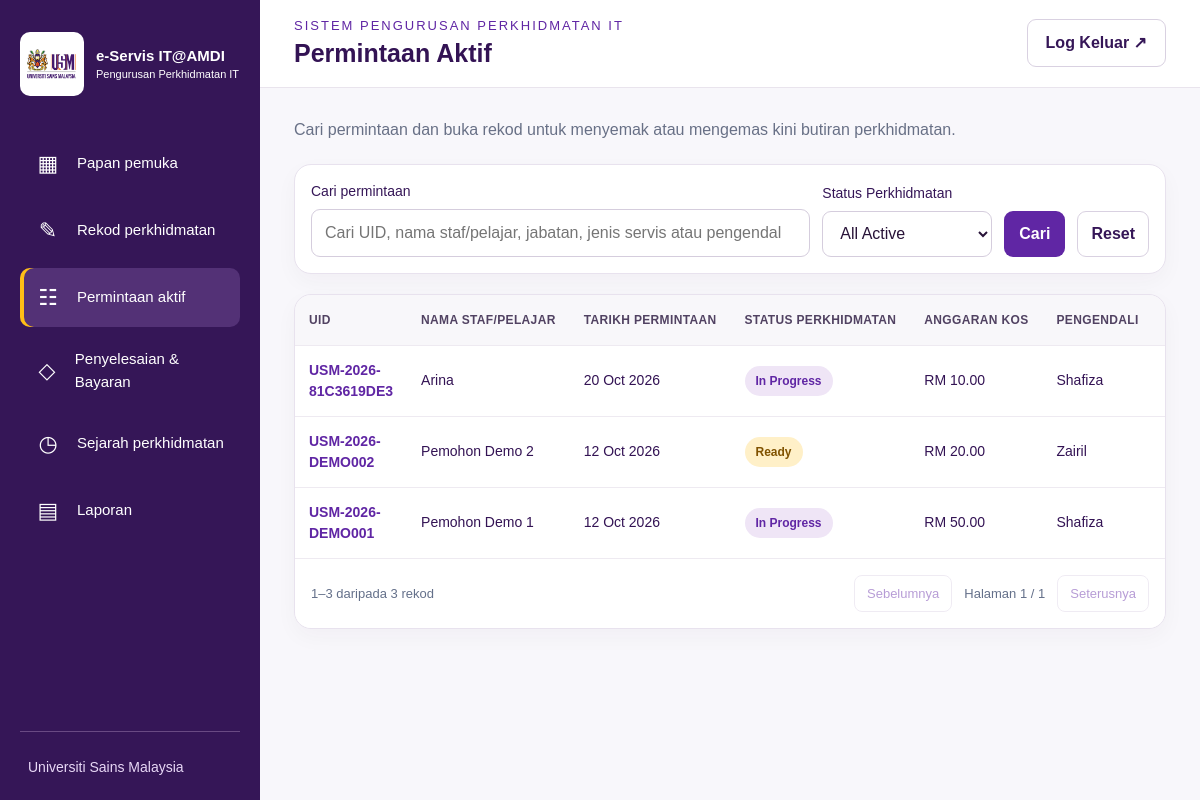
/services/index.php (signed in), run on an earlier commit of the app's database.
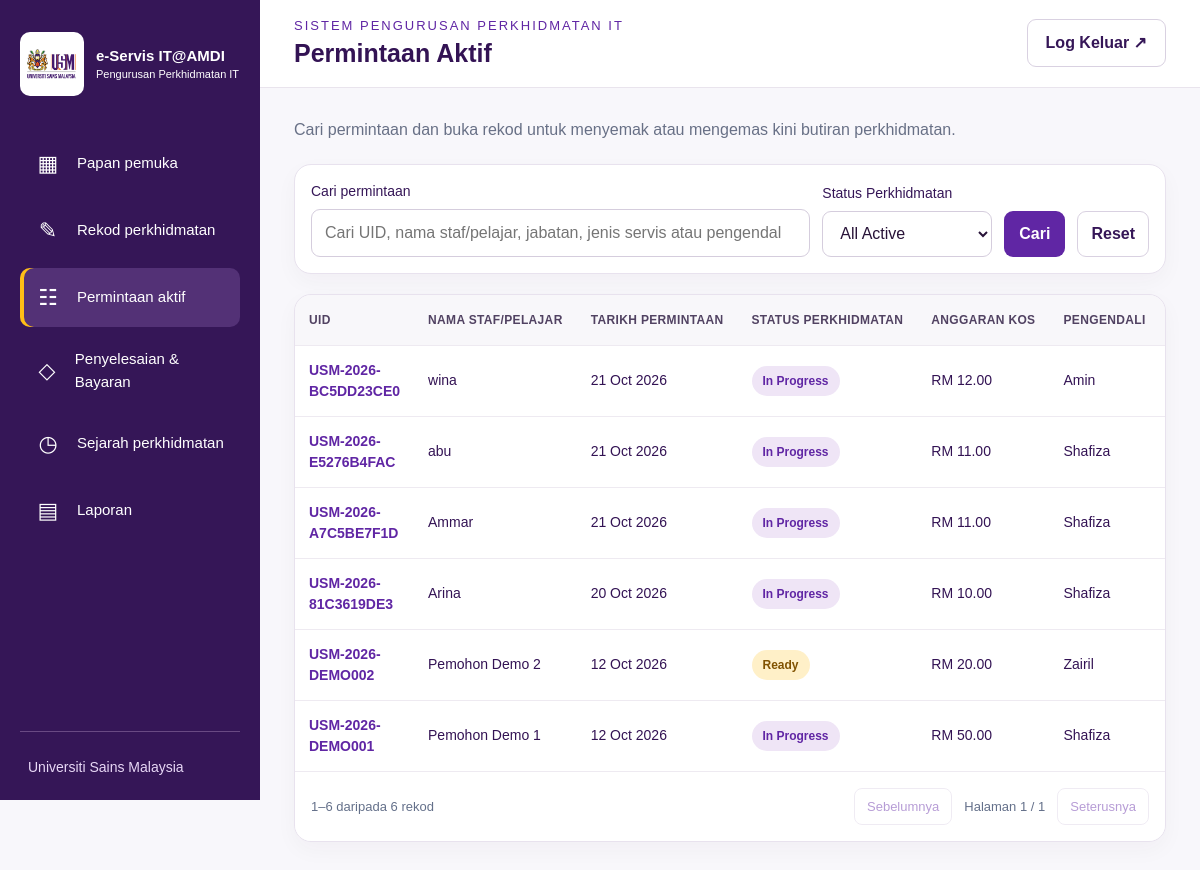
And on a later commit of the database.
### tables this page shows
CREATE TABLE `service_requests` (
  `id` int(10) UNSIGNED NOT NULL,
  `uid` varchar(40) NOT NULL,
  `requester_name` varchar(150) NOT NULL,
  `department_id` int(10) UNSIGNED NOT NULL,
  `service_type_id` int(10) UNSIGNED NOT NULL,
  `service_details` text NOT NULL,
  `estimated_cost` decimal(10,2) NOT NULL,
  `requested_at` datetime NOT NULL,
  `handler_id` int(10) UNSIGNED NOT NULL,
  `status` enum('in_progress','ready','completed') NOT NULL DEFAULT 'in_progress',
  `ready_at` datetime DEFAULT NULL,
  `picked_up_at` datetime DEFAULT NULL,
  `payment_date` date DEFAULT NULL,
  `reference_no` varchar(100) DEFAULT NULL,
  `completed_at` datetime DEFAULT NULL,
  `created_by` int(10) UNSIGNED NOT NULL,
  `completed_by` int(10) UNSIGNED DEFAULT NULL,
  `created_at` datetime NOT NULL DEFAULT current_timestamp(),
  `updated_at` datetime NOT NULL DEFAULT current_timestamp() ON UPDATE current_timestamp(),
  `requester_phone` varchar(30) DEFAULT NULL,
  `requester_email` varchar(190) DEFAULT NULL,
  `device_ownership` enum('usm','personal') DEFAULT NULL,
  `device_type` varchar(30) DEFAULT NULL,
  `device_type_other` varchar(100) DEFAULT NULL,
  `device_brand` varchar(120) DEFAULT NULL,
  `device_model` varchar(150) DEFAULT NULL,
  `device_serial` varchar(150) DEFAULT NULL,
  `asset_number` varchar(150) DEFAULT NULL,
  `device_condition` enum('unchecked','good','damaged','off') DEFAULT NULL,
  `condition_notes` varchar(1000) DEFAULT NULL
);

CREATE TABLE `handlers` (
  `id` int(10) UNSIGNED NOT NULL,
  `name` varchar(150) NOT NULL,
  `is_active` tinyint(1) NOT NULL DEFAULT 1
);

### includes/auth.php (called while the page is built, shortened)
<?php
function e(string $value): string {
    return htmlspecialchars($value, ENT_QUOTES, 'UTF-8');
}

### services/service_multi.php (called while the page is built, shortened)
<?php
function fetch_multi(PDO $pdo, array $rows): array
{
    $ids = array_map(static fn($r) => (int)$r['id'], $rows);
    $placeholders = implode(',', array_fill(0, count($ids), '?'));
    $stmt = $pdo->prepare("SELECT request_id,service_type_id FROM service_request_types WHERE request_id IN ($placeholders) ORDER BY service_type_id");
    $stmt->execute($ids);
    $types = [];
    foreach ($stmt as $r) $types[(int)$r['request_id']][] = (int)$r['service_type_id'];
    $stmt = $pdo->prepare("SELECT * FROM service_request_hardware WHERE request_id IN ($placeholders) ORDER BY id");
    $stmt->execute($ids);
    $hardware = [];
    foreach ($stmt as $r) $hardware[(int)$r['request_id']][] = $r;
    foreach ($rows as &$r) {
        $id = (int)$r['id'];
    }
    return $rows;
}
function fetch_device(PDO $pdo, array $rows): array
{
    $ids = array_column($rows, 'id');
    $qs = implode(',', array_fill(0, count($ids), '?'));
    $stmt = $pdo->prepare("SELECT request_id,accessory_name FROM service_request_accessories WHERE request_id IN ($qs)");
    $stmt->execute($ids);
    $access = [];
    return $rows;
}

### services/index.php (the view, shortened to what this page needs)
<?php
require __DIR__ . '/../includes/auth.php';
require __DIR__ . '/../config/database.php';
require __DIR__ . '/service_multi.php';
function display_date(?string $date, bool $time = false): string
{
  if (!$date) return '—';
  try {
    return (new DateTimeImmutable($date))->format($time ? 'd M Y, h:i A' : 'd M Y');
  } catch (Throwable) {
    return '—';
  }
}
$search = mb_substr(trim(is_string($_GET['q'] ?? null) ? $_GET['q'] : ''), 0, 120);
$status = (string)($_GET['status'] ?? 'all');
$page = filter_var($_GET['page'] ?? 1, FILTER_VALIDATE_INT, ['options' => ['min_range' => 1]]) ?: 1;
$conditions = ["r.status IN ('in_progress','ready')"];
$params = [];
$from = ' FROM service_requests r JOIN departments d ON d.id=r.department_id JOIN service_types t ON t.id=r.service_type_id JOIN handlers h ON h.id=r.handler_id ';
try {
  $count = $pdo->prepare('SELECT COUNT(*)' . $from . ' WHERE ' . implode(' AND ', $conditions));
  $count->execute($params);
  $total = (int)$count->fetchColumn();
  $pages = max(1, (int)ceil($total / 10));
  $page = min($page, $pages);
  $offset = ($page - 1) * 10;
  $stmt = $pdo->prepare('SELECT r.*,d.name AS department_name,t.name AS service_type_name,h.name AS handler_name' . $from . ' WHERE ' . implode(' AND ', $conditions) . ' ORDER BY r.requested_at DESC,r.id DESC LIMIT 10 OFFSET ' . $offset);
  $stmt->execute($params);
  $rows = fetch_device($pdo, fetch_multi($pdo, $stmt->fetchAll()));
} catch (PDOException $e) {
  error_log($e->getMessage());
  http_response_code(503);
  exit('Senarai permintaan tidak dapat dimuatkan. Jalankan migration SQL dahulu.');
}
?>
<!doctype html>
<html lang="ms">
<head>
  <link rel="stylesheet" href="<?= APP_BASE ?>/assets/css/style.css">
  <link rel="stylesheet" href="<?= APP_BASE ?>/assets/css/sidebar.css">
  <link rel="stylesheet" href="<?= APP_BASE ?>/assets/css/active-requests.css">
</head>
<body class="workspace active-page"><?php $activePage = 'active';
                                    require __DIR__ . '/../includes/sidebar.php'; ?>
  <div class="active-area">
    <header class="active-header">
      <div>
        <p class="eyebrow">SISTEM PENGURUSAN PERKHIDMATAN IT</p>
        <h1>Permintaan Aktif</h1>
      </div>
      <form action="<?= APP_BASE ?>/logout.php" method="post"><input type="hidden" name="csrf_token" value="<?= e(csrf_token()) ?>"><button class="active-logout" type="submit">Log Keluar ↗</button></form>
    </header>
    <main id="main-content" class="active-main" tabindex="-1">
      <p class="active-intro">Cari permintaan dan buka rekod untuk menyemak atau mengemas kini butiran perkhidmatan.</p>
      <form method="get" class="active-filter" action="<?= APP_BASE ?>/services/index.php">
        <div class="active-search"><label for="q">Cari permintaan</label><input id="q" type="search" name="q" value="<?= e($search) ?>" placeholder="Cari UID, nama staf/pelajar, jabatan, jenis servis atau pengendali"></div>
        <div><label for="status">Status Perkhidmatan</label><select id="status" name="status">
            <option value="all">All Active</option>
          </select></div><button class="active-search-btn" type="submit">Cari</button><a class="active-clear" href="<?= APP_BASE ?>/services/index.php">Reset</a>
      </form>
      <div class="active-table-wrap">
        <table class="active-table">
          <thead>
            <tr>
              <th>UID</th>
              <th>NAMA STAF/PELAJAR</th>
              <th>TARIKH PERMINTAAN</th>
              <th>STATUS PERKHIDMATAN</th>
              <th>ANGGARAN KOS</th>
              <th>PENGENDALI</th>
              <th>TINDAKAN</th>
            </tr>
          </thead>
          <tbody>
            <?php foreach ($rows as $r): ?><tr>
                <td class="active-uid"><?= e($r['uid']) ?></td>
                <td><?= e($r['requester_name']) ?></td>
                <td><?= e(display_date($r['requested_at'])) ?></td>
                <td><span class="active-badge <?= $r['status'] === 'ready' ? 'ready' : 'progress' ?>"><?= $r['status'] === 'ready' ? 'Ready' : 'In Progress' ?></span></td>
                <td>RM <?= number_format((float)$r['estimated_cost'], 2) ?></td>
                <td><?= e($r['handler_name']) ?></td>
                <td>
                </td>
              </tr><?php endforeach; ?>
            <?php if (!$rows): ?><tr>
                <td colspan="7" class="active-empty">Tiada permintaan aktif dijumpai.</td>
              </tr><?php endif; ?></tbody>
        </table>
        <div class="active-pagination"><span><?= $total ? ($offset + 1) . '–' . ($offset + count($rows)) : '0' ?> daripada <?= $total ?> rekod</span>
          <div><a class="<?= $page === 1 ? 'disabled' : '' ?>" <?= $page > 1 ? 'href="' . e(page_url($page - 1, $search, $status)) . '"' : 'aria-disabled="true"' ?>>Sebelumnya</a><span>Halaman <?= $page ?> / <?= $pages ?></span><a class="<?= $page === $pages ? 'disabled' : '' ?>" <?= $page < $pages ? 'href="' . e(page_url($page + 1, $search, $status)) . '"' : 'aria-disabled="true"' ?>>Seterusnya</a></div>
        </div>
      </div>
    </main>
  </div>
</body>
</html>

### includes/sidebar.php (shortened to what this page needs)
<?php
$navigation = [
'home'=>['Papan pemuka','/home.php','▦'],
'create'=>['Rekod perkhidmatan','/services/create.php','✎'],
'active'=>['Permintaan aktif','/services/index.php','☷'],
'payment'=>['Penyelesaian & Bayaran','/payments/index.php','◇'],
'history'=>['Sejarah perkhidmatan','/history.php','◷'],
'reports'=>['Laporan','/reports.php','▤'],
];
?>
<aside class="sidebar"><a class="brand sidebar-brand" href="<?= APP_BASE ?>/home.php"><span class="brand-mark amdi-sidebar-logo"><img src="<?= APP_BASE ?>/usm-logo.png" alt="Logo Universiti Sains Malaysia"></span><div><strong>e-Servis IT@AMDI</strong><span>Pengurusan Perkhidmatan IT</span></div></a><button class="menu-toggle outline" type="button" aria-expanded="true" aria-controls="sidebar-menu" hidden>Menu utama</button><div id="sidebar-menu" class="sidebar-menu"><nav class="sidebar-nav" aria-label="Menu utama"><?php foreach($navigation as $key=>[$label,$path,$icon]): ?><a href="<?= APP_BASE . $path ?>"<?= ($activePage ?? '') === $key ? ' aria-current="page"' : '' ?>><span class="nav-icon" aria-hidden="true"><?= $icon ?></span><?= e($label) ?></a><?php endforeach; ?></nav><div class="sidebar-footer">Universiti Sains Malaysia</div></div></aside>

### assets/css/style.css (style rules this page uses)
:root { --purple: #6026a4; --ink: #331354; --muted: #64708a; --gold: #ffbe16; --line: #e5deed; }
* { box-sizing: border-box; }
body { margin: 0; color: var(--ink); font: 16px/1.5 Arial, sans-serif; background: #f7f6fa; }
button, input { font: inherit; }
button { cursor: pointer; }
.brand { display: flex; align-items: center; gap: 20px; }
.brand-mark { display: grid; place-items: center; flex: 0 0 70px; height: 70px; border-radius: 16px; border-bottom: 5px solid var(--gold); background: var(--purple); color: white; font-size: 25px; font-weight: 800; }
.brand strong, .brand span:not(.brand-mark) { display: block; }
.brand strong { font-size: 18px; }
.brand div > span { color: var(--muted); }
.eyebrow { letter-spacing: 2px; font-size: 13px; color: var(--purple); }
h1 { margin: 12px 0 16px; font-size: 32px; line-height: 1.25; }
label { display: block; font-size: 14px; font-weight: 600; margin: 18px 0 7px; }
input:not([type="hidden"]) { width: 100%; height: 48px; padding: 10px 14px; border: 1px solid #cfc4dc; border-radius: 8px; background: #fff; color: var(--ink); }

### assets/css/sidebar.css (style rules this page uses)
.workspace { display: grid; grid-template-columns: 260px minmax(0, 1fr); min-height: 100vh; }
.sidebar { position: sticky; top: 0; height: 100vh; display: flex; flex-direction: column; background: #351559; color: #fff; padding: 32px 20px 22px; }
.sidebar-brand { gap: 12px; color: #fff; text-decoration: none; }
.sidebar-brand .brand-mark { flex-basis: 54px; height: 54px; border-radius: 9px; background: #fff; color: #6026a4; font-size: 19px; }
.sidebar-brand strong { font-size: 16px; }
.sidebar-brand div > span { font-size: 14px; color: #e6d9f1; }
.sidebar-menu { display: flex; flex: 1; flex-direction: column; padding-top: 38px; }
.sidebar-nav { display: grid; gap: 8px; }
.sidebar-nav a { display: flex; align-items: center; gap: 15px; padding: 13px 14px; border-radius: 10px; color: white; text-decoration: none; font-size: 15px; }
.sidebar-nav a:hover, .sidebar-nav a[aria-current="page"] { background: #52316f; }
.sidebar-nav a[aria-current="page"] { box-shadow: inset 4px 0 #ffbe16; }
.nav-icon { font-size: 22px; width: 28px; text-align: center; }
.sidebar-footer { margin-top: auto; border-top: 1px solid #694a83; padding: 25px 8px 0; color: #e8d8f6; font-size: 14px; }

### includes/sidebar.php (style rules this page uses)
.sidebar-brand .amdi-sidebar-logo { display:flex; align-items:center; justify-content:center; flex:0 0 64px; width:64px; height:64px; padding:6px; overflow:hidden; border:0; border-radius:10px; background:#fff; box-sizing:border-box; }
.sidebar-brand .amdi-sidebar-logo img { display:block; width:100%; height:100%; object-fit:contain; }
.sidebar-brand div { min-width:0; }
.sidebar-brand strong { font-size:15px; line-height:1.35; }
.sidebar-brand div > span { font-size:11px; line-height:1.5; }

What changed in the data, as far as the page shows it:
added service_requests: uid "USM-2026-BC5DD23CE0", requester_name "wina", requested_at "21 Oct 2026", status "In Progress", estimated_cost "12.00", handler.name "Amin"
added service_requests: uid "USM-2026-E5276B4FAC", requester_name "abu", requested_at "21 Oct 2026", status "In Progress", estimated_cost "11.00", handler.name "Shafiza"
added service_requests: uid "USM-2026-A7C5BE7F1D", requester_name "Ammar", requested_at "21 Oct 2026", status "In Progress", estimated_cost "11.00", handler.name "Shafiza"
Also different on the page:
$offset + count($rows): "3" → "6"
$total: "3" → "6"
